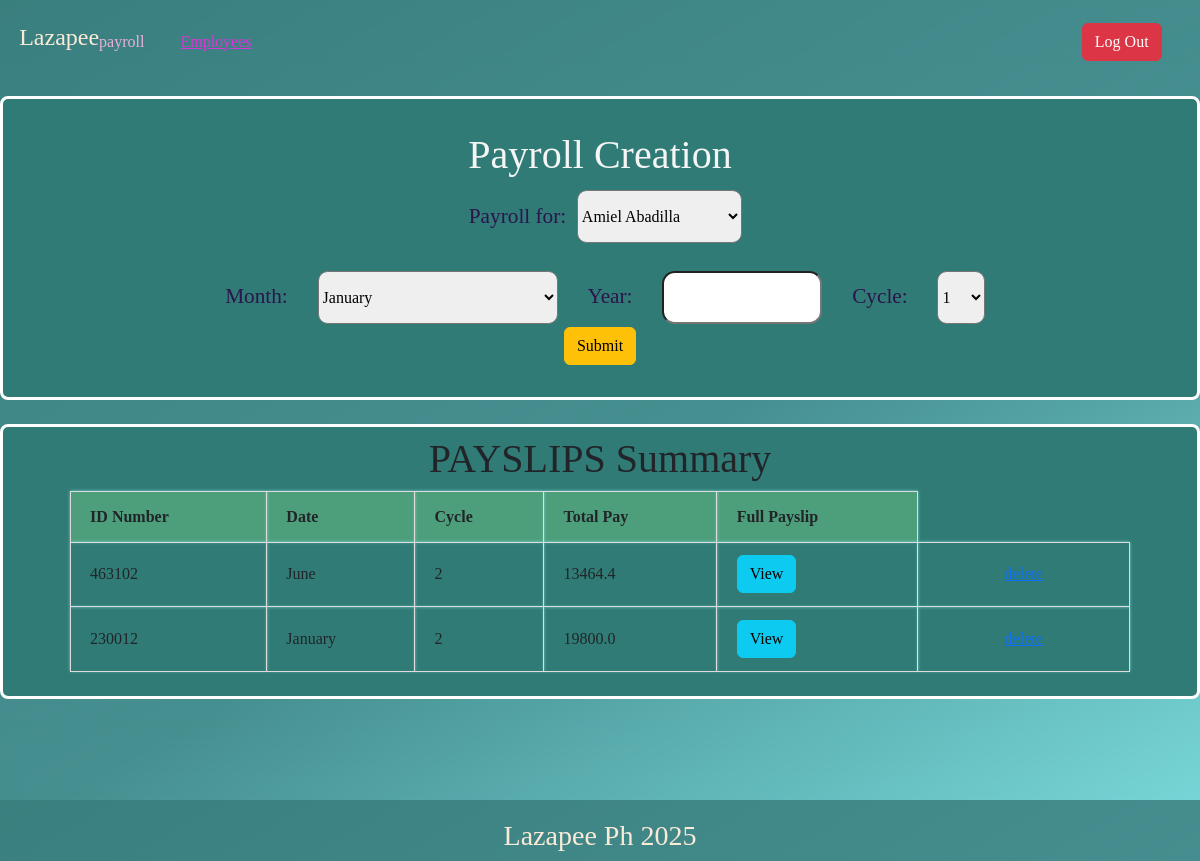
Page /payslips (signed in) on the committed database.
### payroll_app/models.py (models this page shows, shortened)
class Payslip(models.Model):
    id_number = models.ForeignKey(Employee, on_delete=models.CASCADE)
    month = models.CharField(max_length=100)
    year = models.CharField(max_length=100)
    pay_cycle = models.IntegerField(default=0)
    rate = models.FloatField()
    monthlyRate = models.FloatField()
    earnings_allowance = models.FloatField(null=True, blank=True)
    deductions_tax = models.FloatField(null=True, blank=True)
    deductions_health = models.FloatField(null=True, blank=True)
    pag_ibig = models.FloatField(null=True, blank=True)
    overtime = models.FloatField(null=True, blank=True)
    total_pay = models.FloatField()
    sss = models.FloatField(null=True, blank=True)

class Employee(models.Model):
    name = models.CharField(max_length=255)
    id_number = models.CharField(max_length=255)
    rate = models.FloatField()
    overtime_pay = models.FloatField(null=True, blank=True)
    allowance = models.FloatField(null=True, blank=True)

### payroll_app/views.py (the view)
# urls.py: path('payslips', views.payslips, name = 'payslips'),
@login_required(login_url='log_in')
def payslips(request):
    employees = Employee.objects.all()
    payslips = Payslip.objects.all()
    return render(request, 'payroll_app/payslips.html', {'employees': employees,
                                                         'payslips': payslips})

### payroll_app/templates/payroll_app/payslips.html (shortened to what this page needs)
{% extends 'payroll_app/base.html' %}
{% block header %}
    <nav class="header">
        <div class="title" style="display: flex">
            <h1>Lazapee</h1>
            <payroll style="color: rgb(236, 175, 221);">payroll</h3>
            <a href="{% url 'landing' %}" class="payslips"> Employees </a>
        </div>
        <div class="buttons" >
            <a href="{% url 'log_out' %}" class="btn btn-danger">Log Out</a>
        </div>
    </nav>
{% endblock %}
{% block form %}
    <div class="conPayslips" >
        <div class="slipTitle">
            <h1 class="creation">Payroll Creation</h1>
        </div>
        <div class="payFields">
            <form method= "POST" action="{% url 'createSlip' %}" style="padding-bottom: 1.5em;  ">
                <div class="empField" style="display: flex; justify-content: center; flex: 1 1 20em;">
                        <label for="empList">Payroll for: </label>
                        <select name="empList" id="empList"  style="border-radius: 0.6em;">
                            {% for e in employees %}
                                <option value="{{e.pk}}">{{e.name}}</option>
                            {% endfor %}
                        </select>
                    </div>
                </div>
                <div class="timeField" style="display: inline-flex; justify-content: center; gap: 1.2em;">
                    <label for="months"> Month:</label>
                    <select name="months" id="months" style="width: 15em; border-radius:0.6em;">
                        <option value="January">January</option>
                    </select>
                    <label for="year">Year:</label>
                    <input type="number" name="year" id="year" min="2000" max="3000" required style="width: 10em; border-radius: 0.8em;">
                    <label for="cycle"> Cycle:</label>
                    <select name="cycle" id="cycle" style="width: 3em; border-radius: 0.6em; ">
                        <option value="1">1</option>
                    </select>
                </div>
                <div class="createSubmit" style=" display: flex; justify-content: center;">
                    <input type="submit" class="btn btn-warning">
                </div>
    </div>
    <div class="paySummary" >
        <div class="sumTitle">
            <h1>PAYSLIPS Summary</h1>
        </div>
        <table class="summary">
            <thead>
                <tr>
                    <th>ID Number</th>
                    <th>Date</th>
                    <th>Cycle</th>
                    <th>Total Pay</th>
                    <th>Full Payslip</th>
                </tr>
            </thead>
            <tbody>
                {% for s in payslips %}
                <tr>
                    <td>{{s.id_number.id_number}}</td>
                    <td>{{s.month}}</td>
                    <td>{{s.pay_cycle}}</td>
                    <td>{{s.total_pay}}</td>
                    <td><a href="{% url 'payDetails' s.pk %}" class="btn btn-info">View</a></td>
                    <td><a href="{% url 'delete_slip' s.pk %}"> delete</a></td>
                </tr>
                {% endfor %}
            </tbody>
        </table>
    </div>
{% endblock %}
{% block footer %}
    <nav class="footer">
        <div class="title">
            <h3>Lazapee Ph 2025</h3>
        </div>
    </nav>
{%endblock%}

### rows in the picture
Payslip: id_number.id_number "463102", month "June", pay_cycle "2", total_pay "13464.4"
Payslip: id_number.id_number "230012", month "January", pay_cycle "2", total_pay "19800.0"

### other values in the picture
form field empList "Amiel Abadilla"
